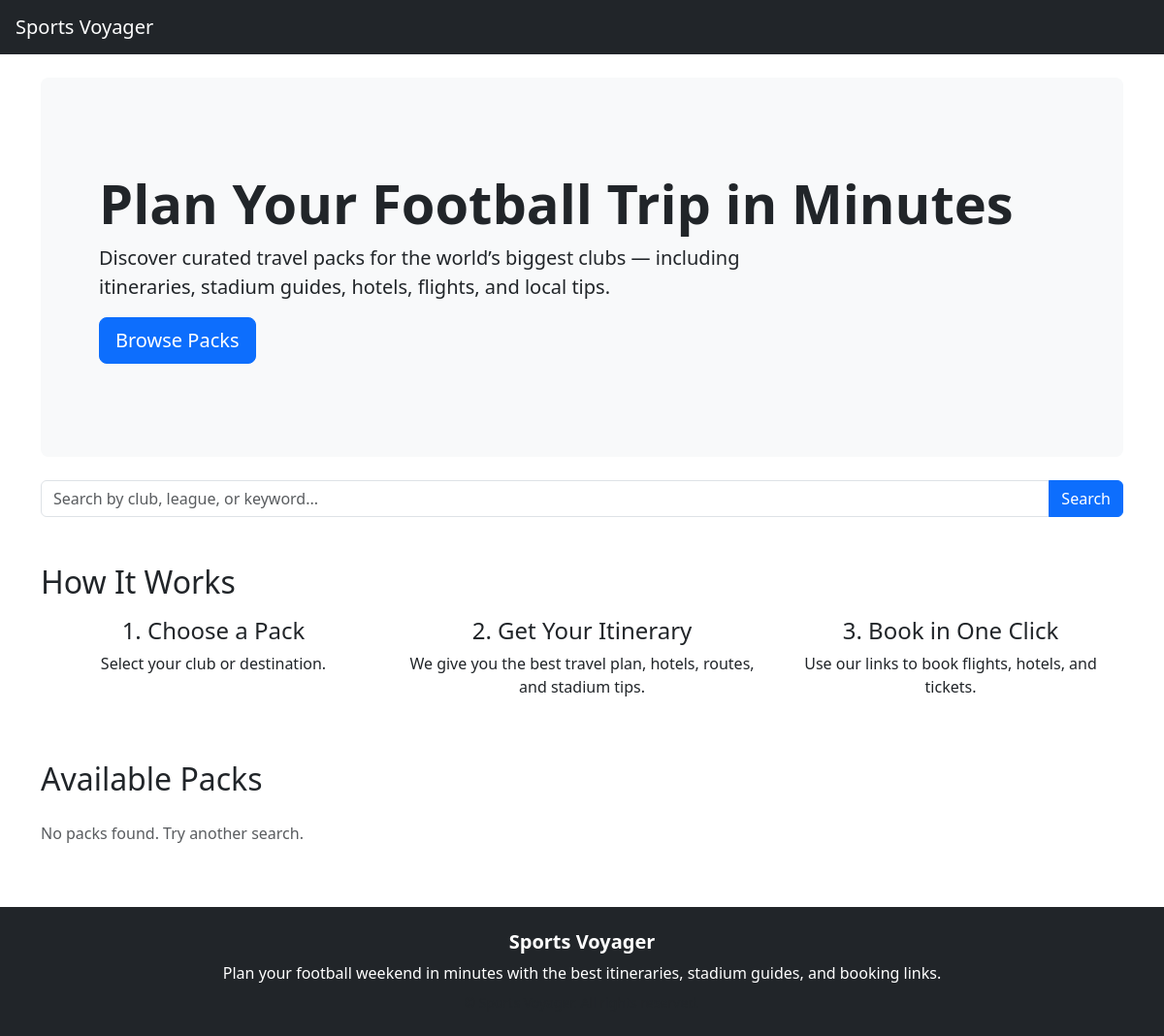
/, run on an earlier commit of the app's database.
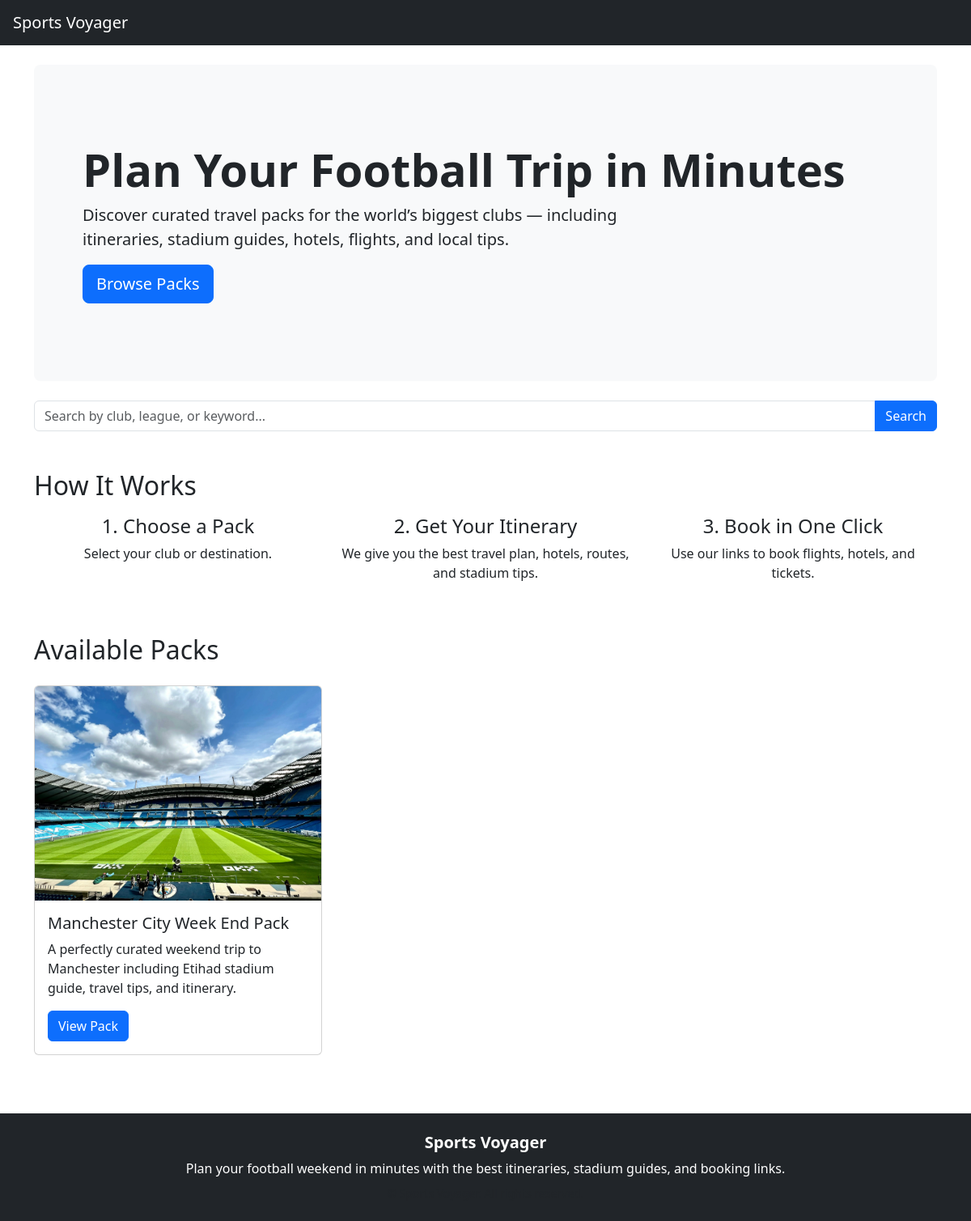
And on a later commit of the database.
### core/models.py (models this page shows, shortened)
class Pack(models.Model):
    title = models.CharField(max_length=200)
    club = models.CharField(max_length=200)
    league = models.CharField(max_length=200, blank=True)
    description = models.TextField()
    itinerary = models.TextField()
    price = models.DecimalField(max_digits=6, decimal_places=2)
    image = models.ImageField(upload_to='packs/', blank=True)
    teaser = models.TextField(blank=True)
    flight_link = models.URLField(blank=True)
    hotel_link = models.URLField(blank=True)
    ticket_link = models.URLField(blank=True)
    tour_link = models.URLField(blank=True)
    created_at = models.DateTimeField(auto_now_add=True)

### core/views.py (the view)
# urls.py: path('', views.pack_list, name='pack_list'),
def pack_list(request):
    query = request.GET.get('q', '')
    if query:
        packs = Pack.objects.filter(
            models.Q(title__icontains=query) |
            models.Q(club__icontains=query) |
            models.Q(league__icontains=query) |
            models.Q(description__icontains=query)
        ).order_by('-created_at')
    else:
        packs = Pack.objects.all().order_by('-created_at')
    return render(request, 'pack_list.html', {
        'packs': packs,
        'query': query
    })

### templates/pack_list.html
{% extends "base.html" %}
{% block content %}
<div class="p-5 mb-4 bg-light rounded-3">
    <div class="container-fluid py-5">
        <h1 class="display-4 fw-bold">Plan Your Football Trip in Minutes</h1>
        <p class="col-md-8 fs-5">
            Discover curated travel packs for the world’s biggest clubs —
            including itineraries, stadium guides, hotels, flights, and local tips.
        </p>
        <a href="#packs" class="btn btn-primary btn-lg">Browse Packs</a>
    </div>
</div>
<form method="GET" class="mb-5">
    <div class="input-group">
        <input
            type="text"
            name="q"
            class="form-control"
            placeholder="Search by club, league, or keyword..."
            value="{{ query }}"
        >
        <button class="btn btn-primary" type="submit">Search</button>
    </div>
</form>
<h2 class="mt-5 mb-3">How It Works</h2>
<div class="row text-center mb-5">
    <div class="col-md-4">
        <h4>1. Choose a Pack</h4>
        <p>Select your club or destination.</p>
    </div>
    <div class="col-md-4">
        <h4>2. Get Your Itinerary</h4>
        <p>We give you the best travel plan, hotels, routes, and stadium tips.</p>
    </div>
    <div class="col-md-4">
        <h4>3. Book in One Click</h4>
        <p>Use our links to book flights, hotels, and tickets.</p>
    </div>
</div>
<h2 id="packs" class="mb-4">Available Packs</h2>
<div class="row">
    {% if packs %}
        {% for pack in packs %}
            <div class="col-md-4 mb-4">
                <div class="card h-100">
                    {% if pack.image %}
                        <img src="{{ pack.image.url }}" class="card-img-top" alt="{{ pack.title }}">
                    {% endif %}
                    <div class="card-body">
                        <h5 class="card-title">{{ pack.title }}</h5>
                        <p class="card-text">{{ pack.description|truncatewords:20 }}</p>
                        <a href="{% url 'pack_detail' pack.pk %}" class="btn btn-primary">View Pack</a>
                    </div>
                </div>
            </div>
        {% endfor %}
    {% else %}
        <p class="text-muted">No packs found. Try another search.</p>
    {% endif %}
</div>
{% endblock %}

### templates/base.html (shortened to what this page needs)
<!DOCTYPE html>
<html lang="en">
<head>
<link href="https://cdn.jsdelivr.net/npm/bootstrap@5.3.0/dist/css/bootstrap.min.css" rel="stylesheet">
</head>
<body>
    {% load tz %}
    <nav class="navbar navbar-dark bg-dark px-3">
        <a class="navbar-brand" href="/">Sports Voyager</a>
    </nav>
    <div class="container mt-4">
        {% block content %}
        {% endblock %}
    </div>
<footer class="bg-dark text-white mt-5 py-4">
    <div class="container text-center">
        <h5 class="fw-bold">Sports Voyager</h5>
        <p class="mb-2">
            Plan your football weekend in minutes with the best itineraries, stadium guides, and booking links.
        </p>
        <p class="small text-muted mb-0">
        </p>
    </div>
</footer>
</body>
</html>

What changed in the data, as far as the page shows it:
added Pack: image (picture), title "Manchester City Week End Pack", description "A perfectly curated weekend trip to Manchester including Etihad stadium guide, travel tips, and itinerary."
Also different on the page:
text no longer shown: "No packs found. Try another search."
